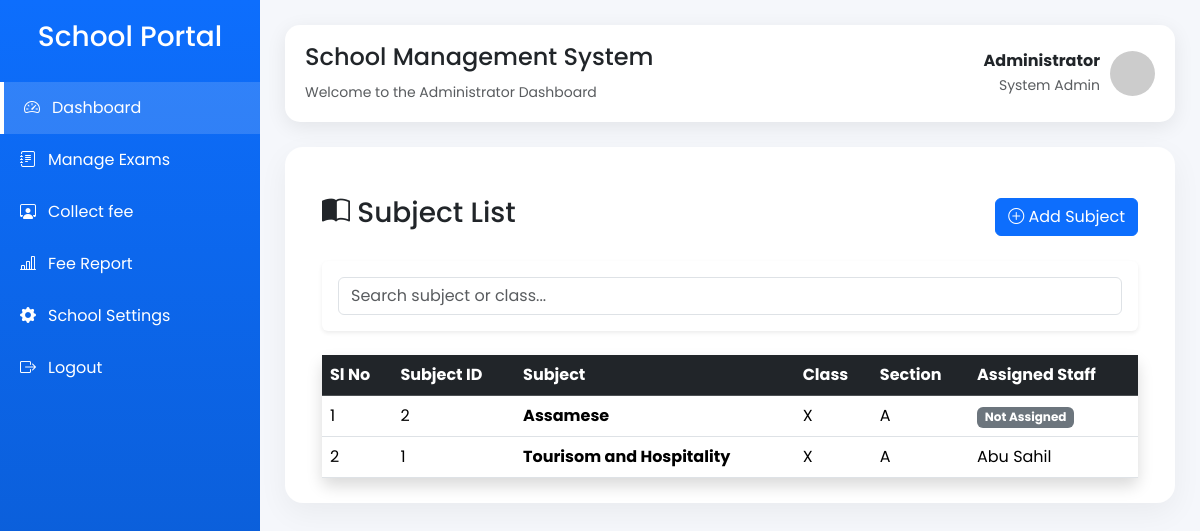
The page /subject_list (signed in) on the database its author committed.
### application/model.py (models this page shows, shortened)
class Subject(db.Model):
    __tablename__ = "subjects"
    id = db.Column(db.Integer, primary_key=True)
    name = db.Column(db.String(50), nullable=False)
    class_id = db.Column(db.Integer,db.ForeignKey("classes.id"),nullable=False)
    school_class = db.relationship("SchoolClass",back_populates="subjects")
    exams = db.relationship("Exam", back_populates="subject",cascade="all, delete-orphan" )
    staff = db.relationship("Staff",back_populates="subject" , uselist = False )

class SchoolClass(db.Model):
    __tablename__ = "classes"
    id = db.Column(db.Integer, primary_key=True)
    name = db.Column(db.String(20), nullable=False)
    section = db.Column(db.String(10), nullable=False)
    students = db.relationship("Student",back_populates="school_class",cascade="all, delete-orphan")
    subjects = db.relationship("Subject",back_populates="school_class",cascade="all, delete-orphan" )
    fee_types = db.relationship("FeeType",back_populates="school_class",cascade="all, delete-orphan")
    __table_args__ = (
        db.UniqueConstraint(
            "name",
            "section",
            name="unique_class_section"
        ),
    )

class User(db.Model, UserMixin):
    __tablename__ = "users"
    id = db.Column(db.Integer, primary_key=True)
    role = db.Column(db.String(20), nullable=False)       # Admin / Staff / Student
    name = db.Column(db.String(100), nullable=False)
    email = db.Column(db.String(100), unique=True, nullable=False)
    password = db.Column(db.String(255), nullable=False)
    is_active = db.Column(db.Boolean, default=True)
    created_at = db.Column(db.DateTime, default=datetime.utcnow)
    staff = db.relationship("Staff",back_populates="user",uselist=False,cascade="all, delete-orphan")
    student = db.relationship("Student",back_populates="user",uselist=False,cascade="all, delete-orphan")

### application/controler.py (the view)
@app.route("/subject_list")
@login_required
def subject_list():
    if current_user.role is None or current_user.role != "admin":
            flash("Only Admin can access this page.", "danger")
            return redirect(url_for("login"))
    subjects = Subject.query.order_by(Subject.name).all()
    return render_template(
        "admin/subject_list.html",
        subjects=subjects
    )

### application/controler.py (called while the page is built)
@login_manager.user_loader
def load_user(user_id):
    return User.query.get(int(user_id))

### templates/admin/subject_list.html (shortened to what this page needs)
{% extends "admin/admin_dashboard.html" %}
{% block content %}
<div class="container mt-4">
    <div class="d-flex justify-content-between align-items-center mb-4">
        <h3>
            <i class="bi bi-book-half"></i>
            Subject List
        </h3>
        <a href="{{ url_for('add_subject') }}" class="btn btn-primary">
            <i class="bi bi-plus-circle"></i>
            Add Subject
        </a>
    </div>
    <div class="card shadow-sm border-0 mb-4">
        <div class="card-body">
            <input
                type="text"
                class="form-control"
                id="searchInput"
                placeholder="Search subject or class...">
        </div>
    </div>
    <div class="card shadow border-0">
        <div class="card-body p-0">
            <div class="table-responsive">
                <table class="table table-hover align-middle mb-0" id="subjectTable">
                    <thead class="table-dark">
                        <tr>
                            <th>Sl No</th>
                            <th>Subject ID</th>
                            <th>Subject</th>
                            <th>Class</th>
                            <th>Section</th>
                            <th>Assigned Staff</th>
                        </tr>
                    </thead>
                    <tbody>
                        {% for subject in subjects %}
                        <tr>
                            <td>{{ loop.index }}</td>
                            <td>{{ subject.id}}</td>
                            <td>
                                <strong>{{ subject.name }}</strong>
                            </td>
                            <td>
                                {{ subject.school_class.name }}
                            </td>
                            <td>
                                {{ subject.school_class.section }}
                            </td>
                            <td>
                                {% if subject.staff %}
                                    {{ subject.staff.user.name }}
                                {% else %}
                                    <span class="badge bg-secondary">
                                        Not Assigned
                                    </span>
                                {% endif %}
                            </td>
                        </tr>
                        {% endfor %}
                    </tbody>
                </table>
            </div>
        </div>
    </div>
</div>
{% endblock %}

### templates/admin/admin_dashboard.html (style rules this page uses)
* { margin: 0; padding: 0; box-sizing: border-box; font-family: 'Poppins', sans-serif; }
body { background: #f5f7fb; }

### rows shown on the page
Subject: id "2", name "Assamese", school_class.name "X", school_class.section "A", shows "Not Assigned"
Subject: id "1", name "Tourisom and Hospitality", school_class.name "X", school_class.section "A", staff.user.name "Abu Sahil"
